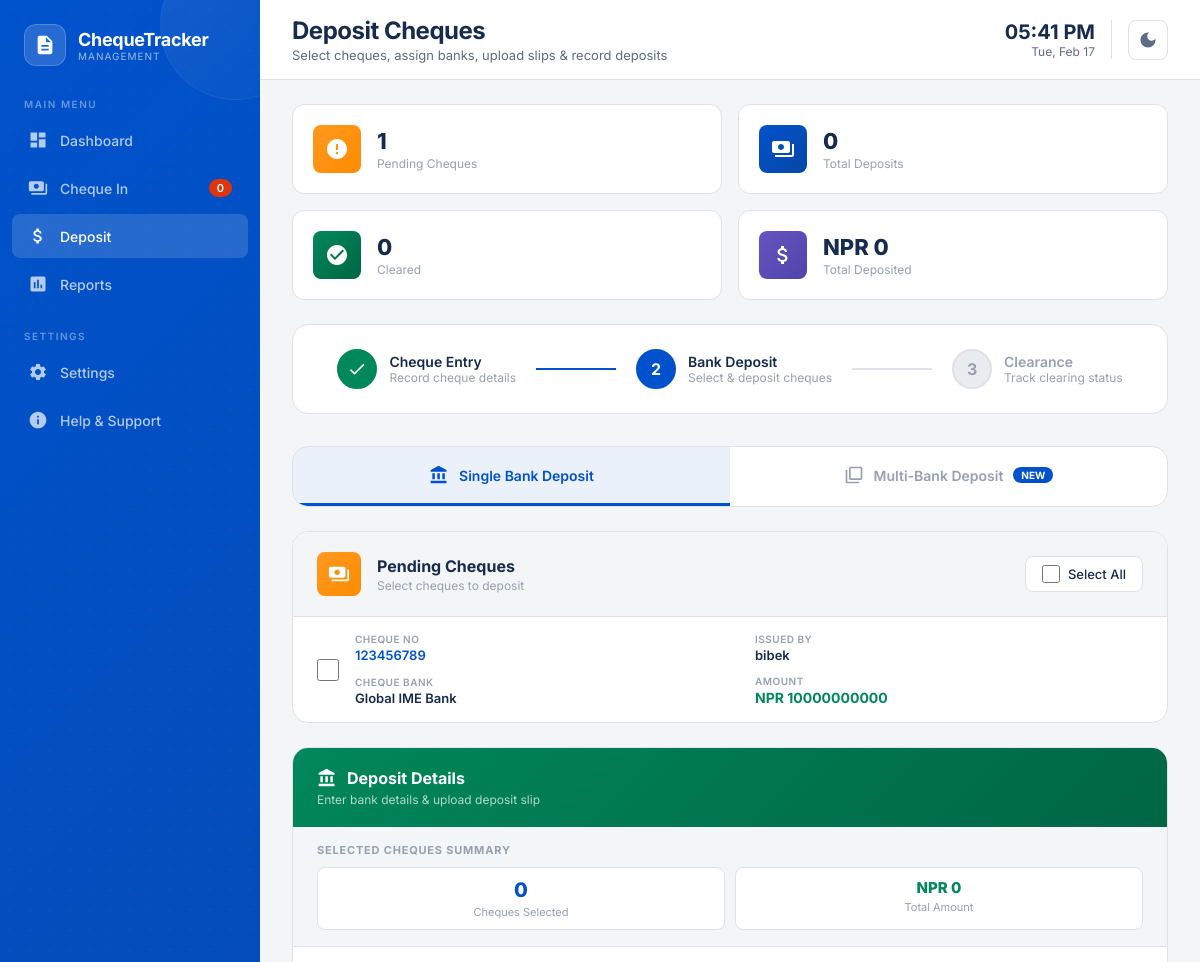
The page /deposit/ (signed in, upper part) on the database as committed earlier.
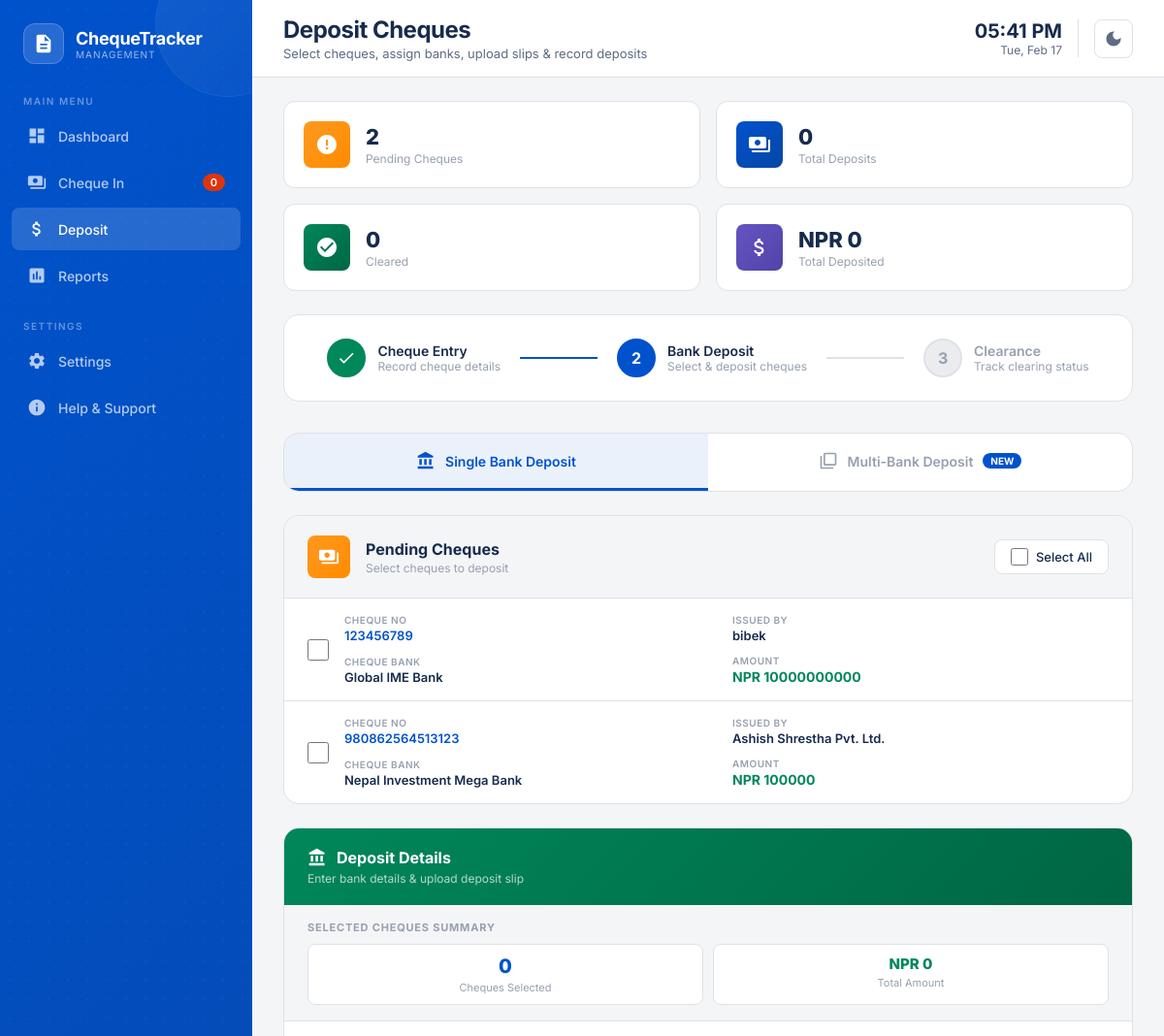
The same page on the database as committed later.
### main_app/models.py (models this page shows, shortened)
class cheque_details(models.Model):
     cheque_number = models.CharField(max_length=200)
     cheque_date=models.CharField(max_length=200)
     cheque_bank=models.CharField(max_length=200)
     account_name=models.CharField(max_length=200)
     payee_name=models.CharField(max_length=200)
     cheque_amount=models.CharField(max_length=200)
     remarks=models.CharField(max_length=200)

### main_app/views.py (the view)
# urls.py: path("deposit/",views.deposit_home,name="deposit"),
@login_required
def deposit_home(request):
    available_cheque=cheque_details.objects.all()
    return render(request,"Deposit.html",{"available_cheque":available_cheque})

### template/Deposit.html (shortened to what the changed rows need)
<!DOCTYPE html>
<html lang="en">
<head>
</head>
<body>
    <div class="main-wrapper">
        <header class="header">
            <div class="header-left">
                <h1 class="header-title">Deposit Cheques</h1>
            </div>
        </header>
        <main class="main-content">
            <div class="quick-stats">
                <div class="quick-stat-card">
                    <div class="quick-stat-content"><h4 id="statPending">{{ available_cheque|length }}</h4><p>Pending Cheques</p></div>
                </div>
            </div>
            <div class="content-layout">
                <div class="pending-cheques-section">
                    <div class="cheque-list" id="chequeList">
                        {% if available_cheque %}
                            {% for cheque in available_cheque %}
                            <div class="cheque-item"
                                 data-id="{{ cheque.id }}"
                                 data-cheque-no="{{ cheque.cheque_number }}"
                                 data-account-name="{{ cheque.account_name }}"
                                 data-cheque-bank="{{ cheque.cheque_bank }}"
                                 data-amount="{{ cheque.cheque_amount }}"
                                 onclick="toggleChequeSelection(this)">
                                <input type="checkbox" class="cheque-checkbox" onclick="event.stopPropagation()">
                                <div class="cheque-info">
                                    <div class="cheque-detail">
                                        <span class="cheque-detail-label">Cheque No</span>
                                        <span class="cheque-detail-value highlight">{{ cheque.cheque_number }}</span>
                                    </div>
                                    <div class="cheque-detail">
                                        <span class="cheque-detail-label">Issued By</span>
                                        <span class="cheque-detail-value">{{ cheque.account_name }}</span>
                                    </div>
                                    <div class="cheque-detail">
                                        <span class="cheque-detail-label">Cheque Bank</span>
                                        <span class="cheque-detail-value">{{ cheque.cheque_bank }}</span>
                                    </div>
                                    <div class="cheque-detail">
                                        <span class="cheque-detail-label">Amount</span>
                                        <span class="cheque-detail-value amount">NPR {{ cheque.cheque_amount }}</span>
                                    </div>
                                </div>
                            </div>
                            {% endfor %}
                        {% endif %}
                    </div>
                </div>
            </div>
        </main>
    </div>
</body>
</html>

Rows that differ between the two databases and show on the page:
added cheque_details: cheque_number "980862564513123", account_name "Ashish Shrestha Pvt. Ltd.", cheque_bank "Nepal Investment Mega Bank", cheque_amount "100000"
Other text that changed with them:
{{ available_cheque|length }}: "1" → "2"
